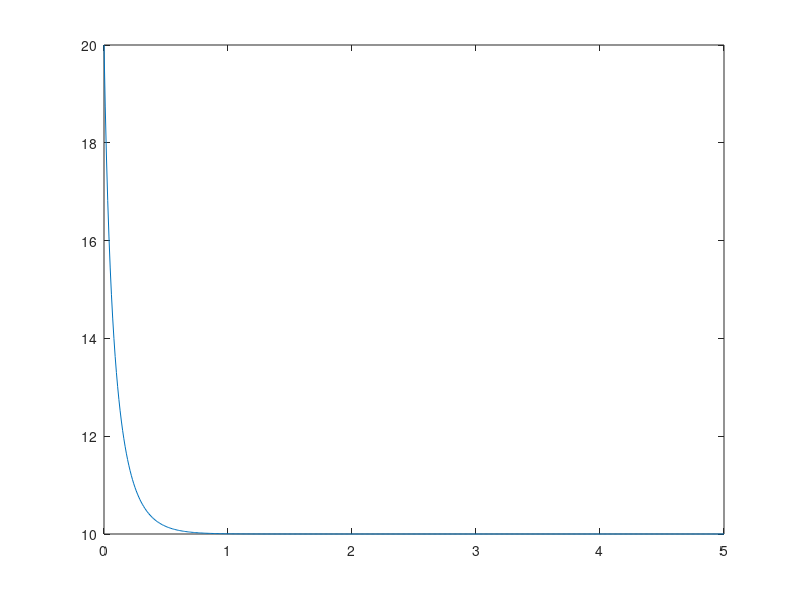
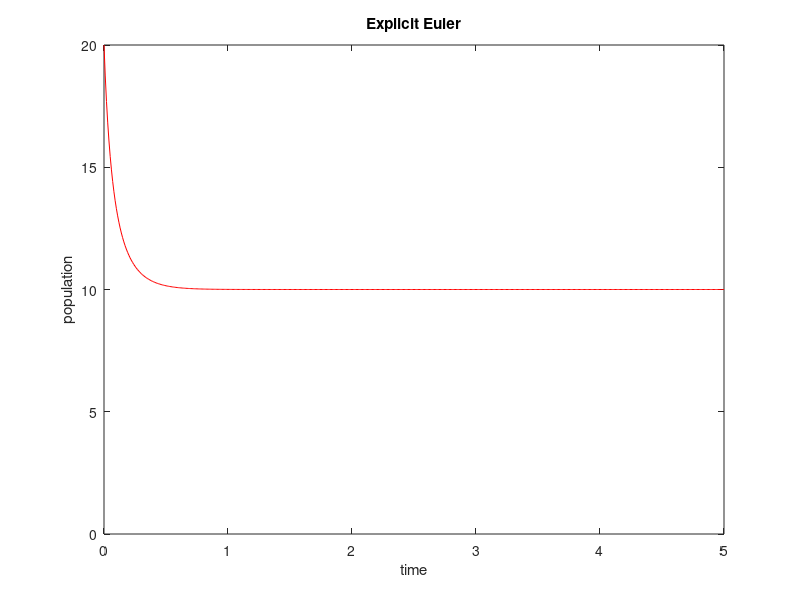
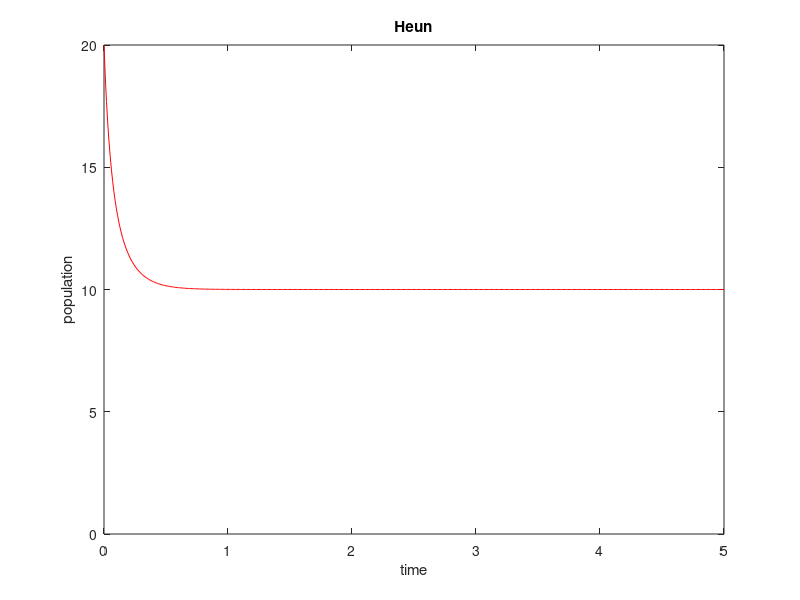

MATLAB code for these plots, in order: (Note: this script raises an error after producing the figures.)
close all; clear all;

% The problem definition.
p_der=@(p, t)(7*(1-p./10).*p);
p0=20;

% The Analytical solution.
p_ref=@(t)(200./(20-10.*exp(-7.*t)));

% a)
t=0:0.01:5;
figure(1); plot(t, p_ref(t));

% b)
t0=0;
tend=5; % The Simulation parameters.
dt=1; % The starting delta t.

colors=['rbcygmk']; % Let's prepare the string of color codes for plotting.

% The Explicit Euler figure
figure(2); plot(t, p_ref(t), sprintf('%c',colors(1))); 
axis([t0 tend 0 20]); xlabel('time'); ylabel('population'); title('Explicit Euler');

% The Heun figure
figure(3); plot(t, p_ref(t), sprintf('%c',colors(1))); 
axis([t0 tend 0 20]); xlabel('time'); ylabel('population'); title('Heun');

% Solving the ODE and plotting its solution for different dt
for i=1:6
    [p, time]=Euler(p_der, dt, p0, tend);
    figure(2); hold on; plot(time, p, sprintf('%c', colors(i+1)));
    
    [p, time]=Heun(p_der, dt, p0, tend);
    figure(3); hold on; plot(time, p, sprintf('%c',colors(i+1)));
    
    dt=dt/2;
end

% The Plot Legend configuration
figure(2); legend('Analytic', 'dt=1', 'dt=1/2', 'dt=1/4', 'dt=1/8', 'dt=1/16', 'dt=1/32', 'Location', 'SouthEast');
figure(3); legend('Analytic', 'dt=1', 'dt=1/2', 'dt=1/4', 'dt=1/8', 'dt=1/16', 'dt=1/32', 'Location', 'SouthEast');
